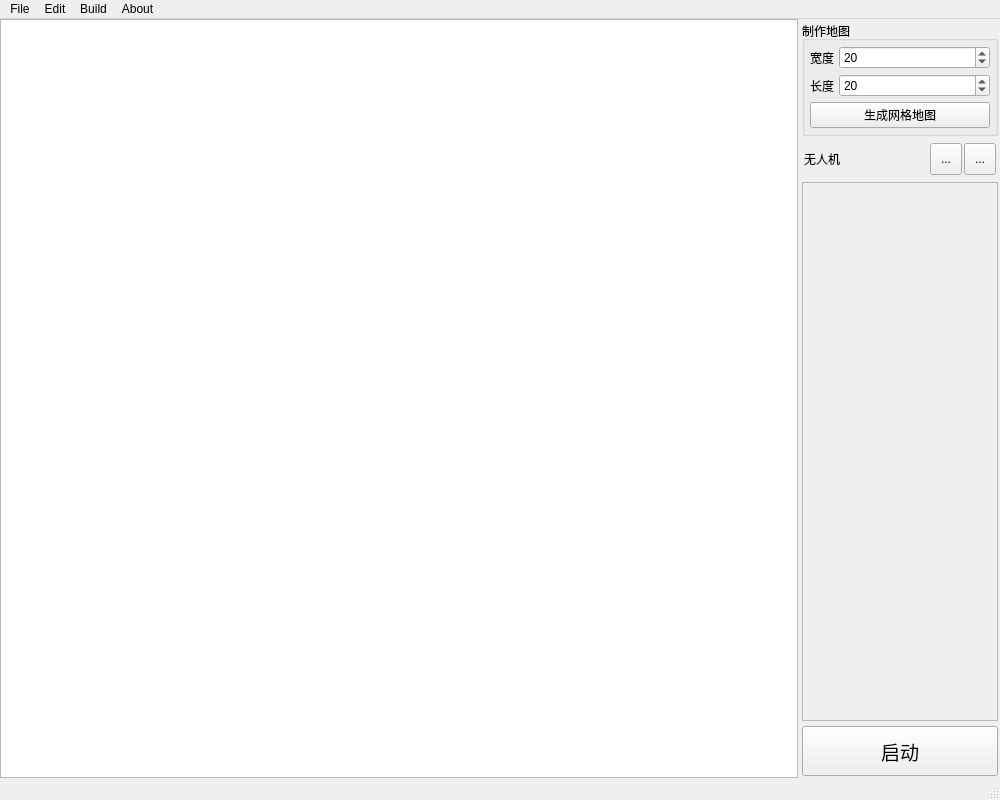
<?xml version="1.0" encoding="UTF-8"?>
<ui version="4.0">
 <class>MainWindow</class>
 <widget class="QMainWindow" name="MainWindow">
  <property name="geometry">
   <rect>
    <x>0</x>
    <y>0</y>
    <width>1000</width>
    <height>800</height>
   </rect>
  </property>
  <property name="windowTitle">
   <string>MainWindow</string>
  </property>
  <widget class="QWidget" name="centralwidget">
   <property name="sizePolicy">
    <sizepolicy hsizetype="Expanding" vsizetype="Expanding">
     <horstretch>0</horstretch>
     <verstretch>0</verstretch>
    </sizepolicy>
   </property>
   <layout class="QHBoxLayout" name="horizontalLayout" stretch="4,1">
    <property name="spacing">
     <number>2</number>
    </property>
    <property name="leftMargin">
     <number>0</number>
    </property>
    <property name="topMargin">
     <number>0</number>
    </property>
    <property name="rightMargin">
     <number>0</number>
    </property>
    <property name="bottomMargin">
     <number>0</number>
    </property>
    <item>
     <widget class="QWidget" name="widget" native="true">
      <layout class="QGridLayout" name="gridLayout">
       <property name="leftMargin">
        <number>0</number>
       </property>
       <property name="topMargin">
        <number>0</number>
       </property>
       <property name="rightMargin">
        <number>0</number>
       </property>
       <property name="bottomMargin">
        <number>0</number>
       </property>
       <item row="0" column="0">
        <widget class="QGraphicsView" name="grid_view"/>
       </item>
      </layout>
     </widget>
    </item>
    <item>
     <widget class="QWidget" name="widget_2" native="true">
      <layout class="QVBoxLayout" name="verticalLayout">
       <property name="spacing">
        <number>5</number>
       </property>
       <property name="leftMargin">
        <number>2</number>
       </property>
       <property name="topMargin">
        <number>2</number>
       </property>
       <property name="rightMargin">
        <number>2</number>
       </property>
       <property name="bottomMargin">
        <number>2</number>
       </property>
       <item>
        <widget class="QGroupBox" name="groupBox">
         <property name="styleSheet">
          <string notr="true">font: 10pt &quot;黑体&quot;;</string>
         </property>
         <property name="title">
          <string>制作地图</string>
         </property>
         <layout class="QVBoxLayout" name="verticalLayout_2">
          <property name="spacing">
           <number>5</number>
          </property>
          <property name="leftMargin">
           <number>5</number>
          </property>
          <property name="topMargin">
           <number>5</number>
          </property>
          <property name="rightMargin">
           <number>5</number>
          </property>
          <property name="bottomMargin">
           <number>5</number>
          </property>
          <item>
           <widget class="QWidget" name="widget_3" native="true">
            <layout class="QFormLayout" name="formLayout">
             <property name="horizontalSpacing">
              <number>5</number>
             </property>
             <property name="verticalSpacing">
              <number>5</number>
             </property>
             <property name="leftMargin">
              <number>0</number>
             </property>
             <property name="topMargin">
              <number>0</number>
             </property>
             <property name="rightMargin">
              <number>0</number>
             </property>
             <property name="bottomMargin">
              <number>0</number>
             </property>
             <item row="0" column="0">
              <widget class="QLabel" name="label">
               <property name="text">
                <string>宽度</string>
               </property>
              </widget>
             </item>
             <item row="0" column="1">
              <widget class="QSpinBox" name="width_spinBox">
               <property name="value">
                <number>20</number>
               </property>
              </widget>
             </item>
             <item row="1" column="0">
              <widget class="QLabel" name="label_2">
               <property name="text">
                <string>长度</string>
               </property>
              </widget>
             </item>
             <item row="1" column="1">
              <widget class="QSpinBox" name="height_spinBox">
               <property name="value">
                <number>20</number>
               </property>
              </widget>
             </item>
            </layout>
           </widget>
          </item>
          <item>
           <widget class="QWidget" name="widget_4" native="true">
            <layout class="QHBoxLayout" name="horizontalLayout_2">
             <property name="spacing">
              <number>5</number>
             </property>
             <property name="leftMargin">
              <number>0</number>
             </property>
             <property name="topMargin">
              <number>0</number>
             </property>
             <property name="rightMargin">
              <number>0</number>
             </property>
             <property name="bottomMargin">
              <number>0</number>
             </property>
             <item>
              <widget class="QPushButton" name="generate_grid_bt">
               <property name="text">
                <string>生成网格地图</string>
               </property>
              </widget>
             </item>
            </layout>
           </widget>
          </item>
         </layout>
        </widget>
       </item>
       <item>
        <widget class="QWidget" name="widget_5" native="true">
         <property name="minimumSize">
          <size>
           <width>0</width>
           <height>0</height>
          </size>
         </property>
         <property name="styleSheet">
          <string notr="true">font: 10pt &quot;黑体&quot;;</string>
         </property>
         <layout class="QHBoxLayout" name="horizontalLayout_3">
          <property name="spacing">
           <number>2</number>
          </property>
          <property name="leftMargin">
           <number>2</number>
          </property>
          <property name="topMargin">
           <number>2</number>
          </property>
          <property name="rightMargin">
           <number>2</number>
          </property>
          <property name="bottomMargin">
           <number>2</number>
          </property>
          <item>
           <widget class="QLabel" name="label_3">
            <property name="text">
             <string>无人机</string>
            </property>
           </widget>
          </item>
          <item>
           <spacer name="horizontalSpacer">
            <property name="orientation">
             <enum>Qt::Horizontal</enum>
            </property>
            <property name="sizeHint" stdset="0">
             <size>
              <width>40</width>
              <height>20</height>
             </size>
            </property>
           </spacer>
          </item>
          <item>
           <widget class="QToolButton" name="add_toolButton">
            <property name="minimumSize">
             <size>
              <width>32</width>
              <height>32</height>
             </size>
            </property>
            <property name="maximumSize">
             <size>
              <width>32</width>
              <height>32</height>
             </size>
            </property>
            <property name="text">
             <string>...</string>
            </property>
            <property name="toolButtonStyle">
             <enum>Qt::ToolButtonIconOnly</enum>
            </property>
           </widget>
          </item>
          <item>
           <widget class="QToolButton" name="delete_all_toolButton">
            <property name="minimumSize">
             <size>
              <width>32</width>
              <height>32</height>
             </size>
            </property>
            <property name="maximumSize">
             <size>
              <width>32</width>
              <height>32</height>
             </size>
            </property>
            <property name="text">
             <string>...</string>
            </property>
           </widget>
          </item>
         </layout>
        </widget>
       </item>
       <item>
        <widget class="QScrollArea" name="scrollArea">
         <property name="widgetResizable">
          <bool>true</bool>
         </property>
         <widget class="QWidget" name="scrollAreaWidgetContents">
          <property name="geometry">
           <rect>
            <x>0</x>
            <y>0</y>
            <width>194</width>
            <height>533</height>
           </rect>
          </property>
         </widget>
        </widget>
       </item>
       <item>
        <widget class="QToolButton" name="start_toolButton">
         <property name="sizePolicy">
          <sizepolicy hsizetype="Expanding" vsizetype="Fixed">
           <horstretch>0</horstretch>
           <verstretch>0</verstretch>
          </sizepolicy>
         </property>
         <property name="minimumSize">
          <size>
           <width>0</width>
           <height>50</height>
          </size>
         </property>
         <property name="font">
          <font>
           <family>黑体</family>
           <pointsize>14</pointsize>
          </font>
         </property>
         <property name="layoutDirection">
          <enum>Qt::LeftToRight</enum>
         </property>
         <property name="styleSheet">
          <string notr="true"/>
         </property>
         <property name="text">
          <string>启动</string>
         </property>
         <property name="toolButtonStyle">
          <enum>Qt::ToolButtonTextBesideIcon</enum>
         </property>
        </widget>
       </item>
      </layout>
     </widget>
    </item>
   </layout>
  </widget>
  <widget class="QMenuBar" name="menubar">
   <property name="geometry">
    <rect>
     <x>0</x>
     <y>0</y>
     <width>1000</width>
     <height>26</height>
    </rect>
   </property>
   <widget class="QMenu" name="menuFile">
    <property name="title">
     <string>File</string>
    </property>
    <addaction name="actiona_2"/>
    <addaction name="actiona"/>
    <addaction name="separator"/>
    <addaction name="actionas"/>
    <addaction name="separator"/>
   </widget>
   <widget class="QMenu" name="menuEdit">
    <property name="title">
     <string>Edit</string>
    </property>
    <addaction name="edit_draw_action"/>
    <addaction name="actions"/>
    <addaction name="actionsa"/>
    <addaction name="actionquan"/>
   </widget>
   <widget class="QMenu" name="menuAbout">
    <property name="title">
     <string>About</string>
    </property>
    <addaction name="actionabout"/>
   </widget>
   <widget class="QMenu" name="menuBuild">
    <property name="title">
     <string>Build</string>
    </property>
    <addaction name="actiona_3"/>
   </widget>
   <addaction name="menuFile"/>
   <addaction name="menuEdit"/>
   <addaction name="menuBuild"/>
   <addaction name="menuAbout"/>
  </widget>
  <widget class="QStatusBar" name="statusbar"/>
  <action name="actionLoadworld">
   <property name="text">
    <string>Load</string>
   </property>
  </action>
  <action name="actionExit">
   <property name="text">
    <string>Exit</string>
   </property>
  </action>
  <action name="actionNewworld">
   <property name="text">
    <string>New</string>
   </property>
  </action>
  <action name="actionabout">
   <property name="text">
    <string>about</string>
   </property>
  </action>
  <action name="edit_draw_action">
   <property name="text">
    <string>绘制地图</string>
   </property>
  </action>
  <action name="actionExit_2">
   <property name="text">
    <string>Exit</string>
   </property>
  </action>
  <action name="actionsa">
   <property name="text">
    <string>擦除</string>
   </property>
  </action>
  <action name="actions">
   <property name="text">
    <string>撤销</string>
   </property>
  </action>
  <action name="actiona">
   <property name="text">
    <string>打开地图</string>
   </property>
  </action>
  <action name="actiona_2">
   <property name="text">
    <string>创建新地图</string>
   </property>
  </action>
  <action name="actionas">
   <property name="text">
    <string>退出</string>
   </property>
  </action>
  <action name="actiona_3">
   <property name="text">
    <string>构造World文件</string>
   </property>
  </action>
  <action name="actionquan">
   <property name="text">
    <string>全部擦除</string>
   </property>
  </action>
 </widget>
 <resources/>
 <connections/>
</ui>
